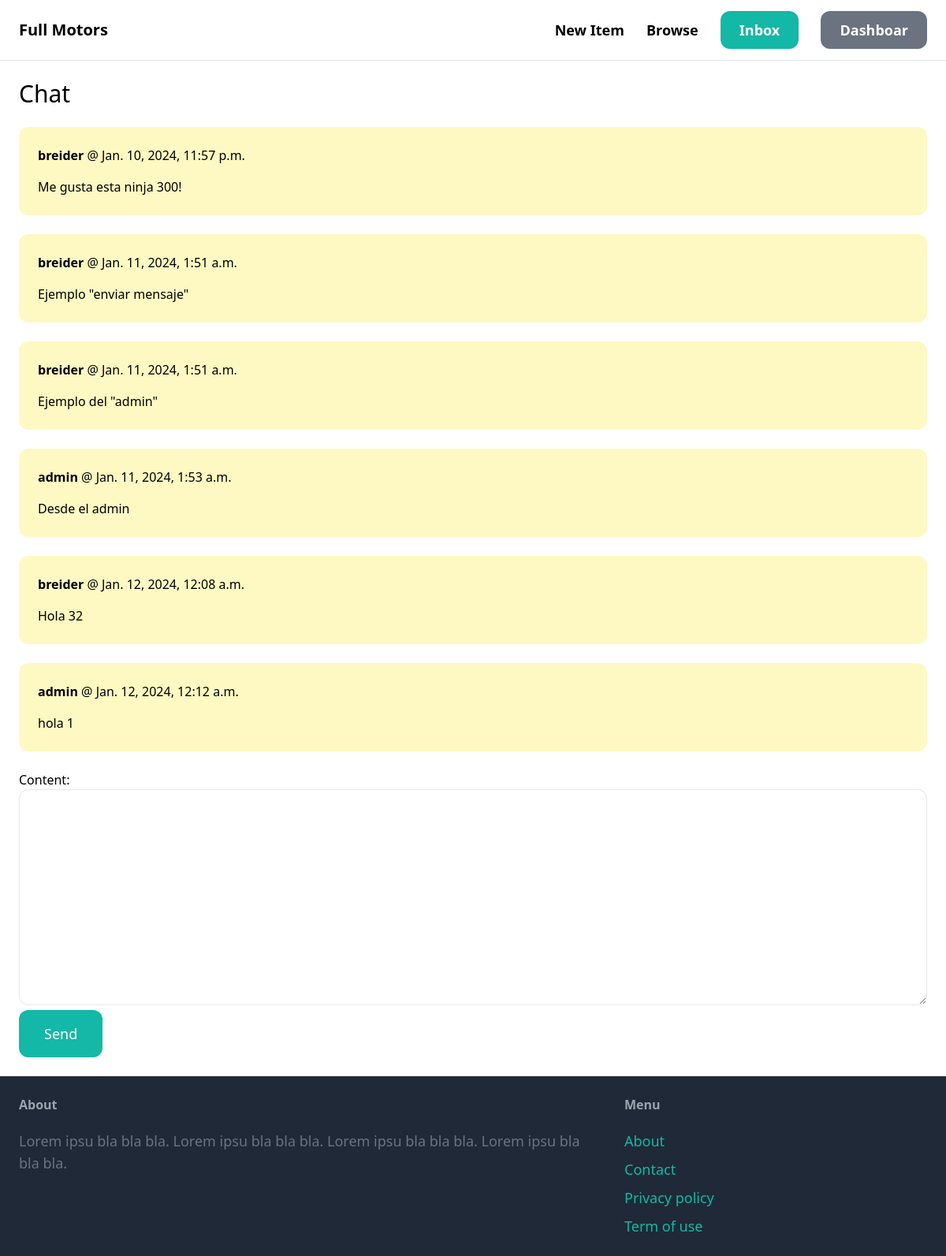
Page /inbox/3/ (signed in) on the committed database.
### chat/models.py (models this page shows)
class ChatMessage(models.Model):
    chat = models.ForeignKey(Chat, related_name='messages', on_delete=models.CASCADE)
    content = models.TextField()
    created_at = models.DateTimeField(auto_now_add=True)
    created_by = models.ForeignKey(User, related_name='created_messages', on_delete=models.CASCADE)

### chat/views.py (the view)
# urls.py: path('<int:pk>/', views.detail, name='detail'),
@login_required
def detail(req, pk):
    chat = Chat.objects.filter(members__in=[req.user.id]).get(pk=pk)
    if req.method == 'POST':
        form = ChatMessageForm(req.POST)
        if form.is_valid():
            chat_message = form.save(commit=False)
            chat_message.chat = chat
            chat_message.created_by = req.user
            chat_message.save()
            chat.save()
            return redirect('chat:detail', pk=pk)
    else:
        form = ChatMessageForm()
    return render(req, 'chat/detail.html', {
        'chat':chat,
        'form':form,
    })

### chat/forms.py
class ChatMessageForm(forms.ModelForm):
    class Meta:
        model = ChatMessage
        fields = ('content',)
        widgets = {
            'content' : forms.Textarea(attrs={
                'class' : 'w-full py-4 px-6 rounded-xl border'
            })
        }

### chat/templates/chat/detail.html (shortened to what this page needs)
{% extends "motors/base.html" %}
{% block content %}
<h1 class="mb-6 text-3xl">Chat</h1>
<div class="space-y-6">
    {% for message in chat.messages.all %}
        <div class="p-6 flex {% if message.created_by == req.user %} bg-blue-100 {% else %} bg-yellow-100 {% endif %} rounded-xl">
            <div>
                <p class="mb-4"><strong>{{ message.created_by.username }}</strong> @ {{ message.created_at }}</p>
                <p>{{ message.content }}</p>
            </div>
        </div>
    {% endfor %}
</div>
<form method="post" action="." class="mt-6">
    {{ form.as_p }}
    <button class="py-4 px-8 text-lg bg-teal-500 hover:bg-teal-700 rounded-xl text-white">Send</button>
</form>
{% endblock content %}

### rows in the picture
ChatMessage: created_by.username "breider", created_at "Jan. 10, 2024, 11:57 p.m.", content "Me gusta esta ninja 300!"
ChatMessage: created_by.username "breider", created_at "Jan. 11, 2024, 1:51 a.m.", content "Ejemplo \"enviar mensaje\""
ChatMessage: created_by.username "breider", created_at "Jan. 11, 2024, 1:51 a.m.", content "Ejemplo del \"admin\""
ChatMessage: created_by.username "admin", created_at "Jan. 11, 2024, 1:53 a.m.", content "Desde el admin"
ChatMessage: created_by.username "breider", created_at "Jan. 12, 2024, 12:08 a.m.", content "Hola 32"
ChatMessage: created_by.username "admin", created_at "Jan. 12, 2024, 12:12 a.m.", content "hola 1"
